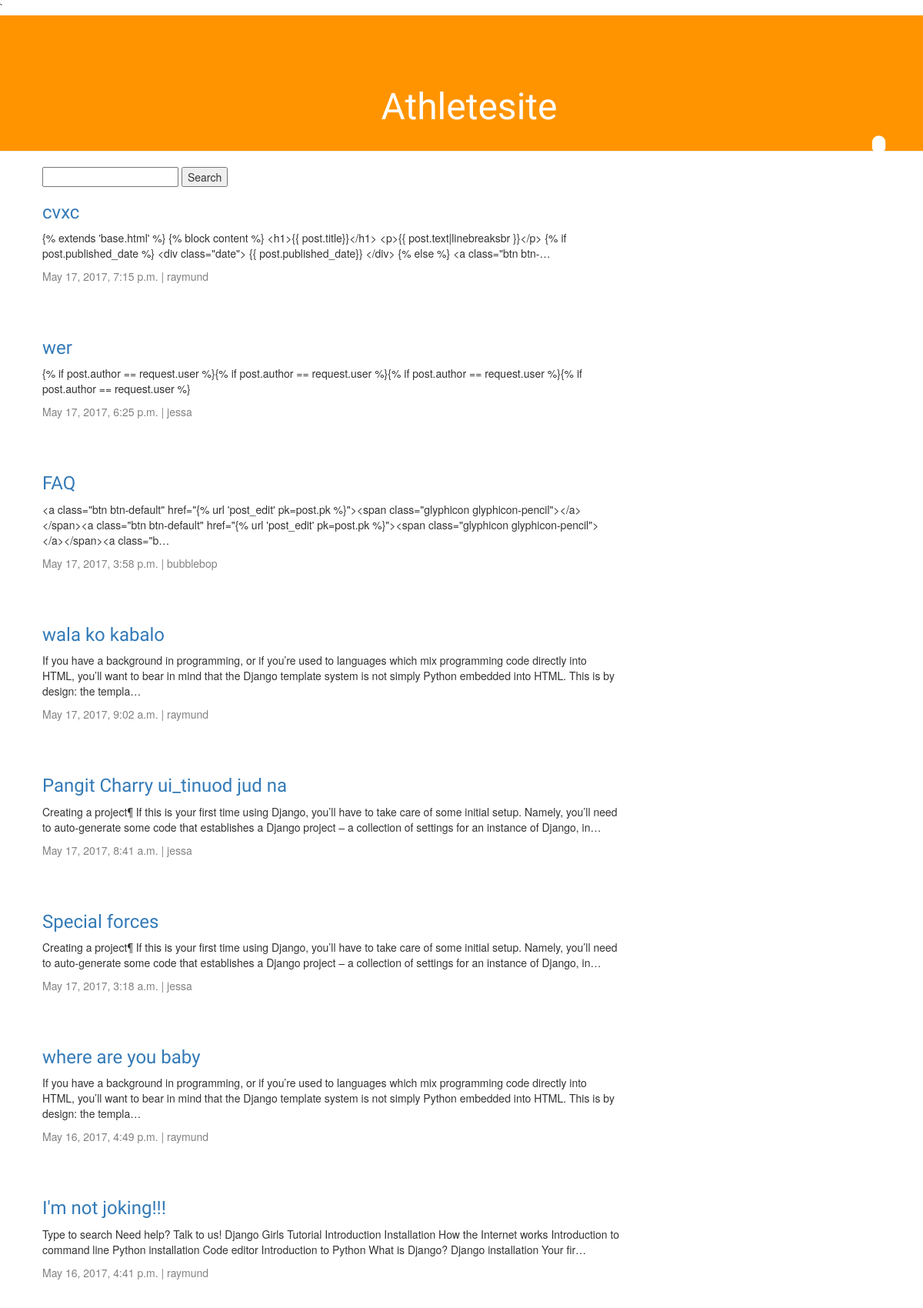
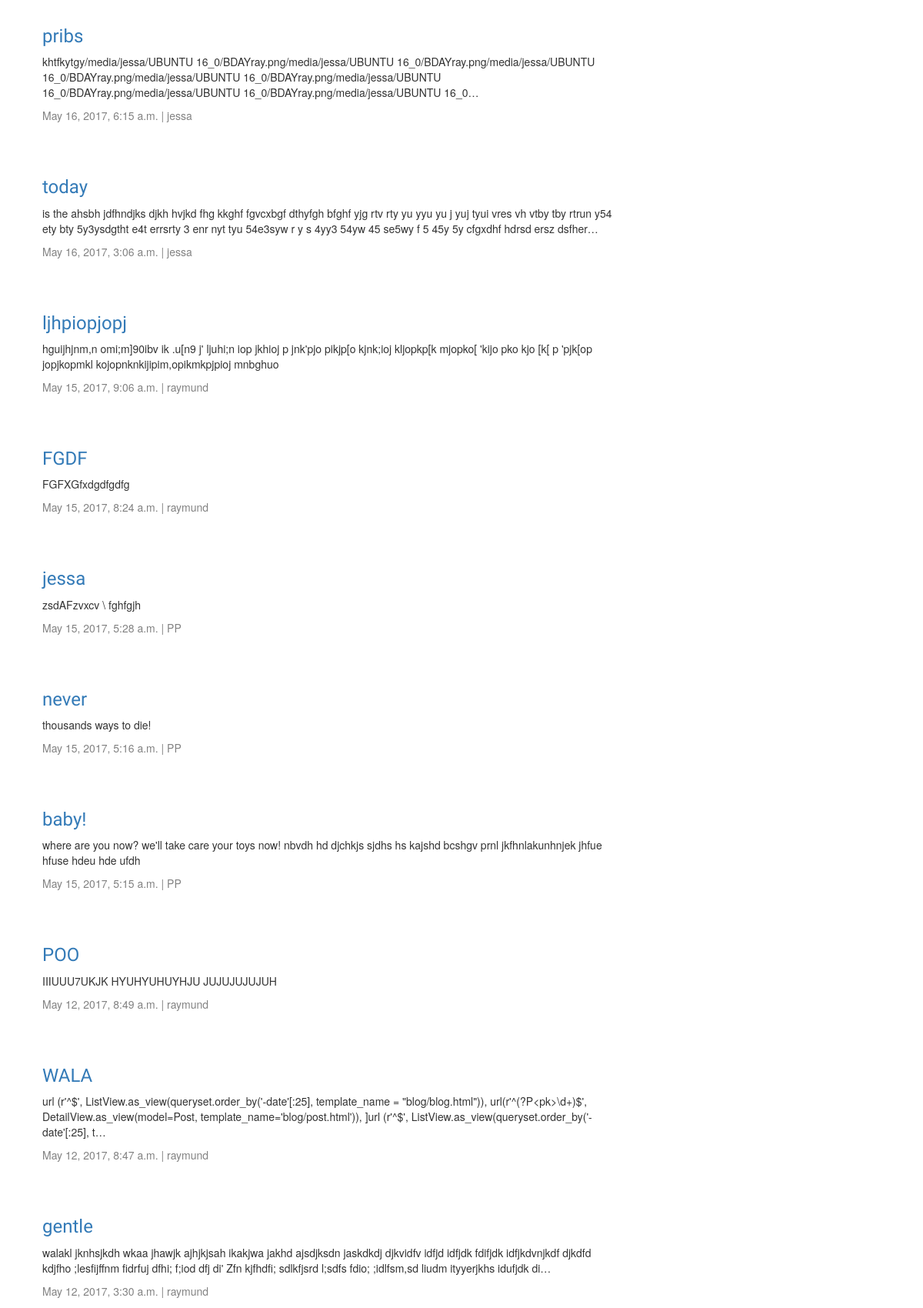
The page / (upper part) on the database its author committed (2 pictures, top to bottom).
### blog/models.py (models this page shows, shortened)
class Post(models.Model):
    author = models.ForeignKey('auth.User')
    title = models.CharField(max_length=200)
    text = models.TextField()
    created_date = models.DateTimeField(
            default=timezone.now)
    published_date = models.DateTimeField(
            blank=True, null=True)

### blog/views.py (the view)
# urls.py: url(r'^$', views.post_list, name='post_list'),
def post_list(request):
    posts = Post.objects.filter(published_date__lte=timezone.now()).order_by('-published_date')
    return render(request, 'post_list.html', {'posts': posts})

### templates/post_list.html (shortened to what this page needs)
{% extends 'base.html' %}
{% block content  %}
<form method='GET' action=''>
<input type='text' name='q' name= placeholder='Search posts'/>
<input type='submit' value='Search' />
</form>
	{% for post in posts %}
        <div class="post">
        	<h3><a href="{% url 'post_detail' pk=post.pk %}">{{ post.title }}</a></h3>
        	<p>{{ post.text|truncatechars:250 }}</p>
        	<div class="date">
            	{{ post.published_date }} | {{ post.author }}
        	</div>
    	</div>
	{% endfor %}
{% endblock content %}

### blog/static/css/Blog.css (style rules this page uses)
h1, h2, h3, h4 { font-family: 'Lobster', cursive; }
.date { color: #828282; }
.post { margin-bottom: 70px; }

### rows shown on the page
Post: title "cvxc", text "{% extends 'base.html' %} {% block content %} <h1>{{ post.title}}</h1> <p>{{ post.text|linebreaksbr }}</p> {% if post.published_date %} <div class=\"date\"> {{ post.published_date}} </div> {% else %} <a class=\"btn btn-…", published_date "May 17, 2017, 7:15 p.m.", author "raymund"
Post: title "wer", text "{% if post.author == request.user %}{% if post.author == request.user %}{% if post.author == request.user %}{% if post.author == request.user %}", published_date "May 17, 2017, 6:25 p.m.", author "jessa"
Post: title "FAQ", text "<a class=\"btn btn-default\" href=\"{% url 'post_edit' pk=post.pk %}\"><span class=\"glyphicon glyphicon-pencil\"></a></span><a class=\"btn btn-default\" href=\"{% url 'post_edit' pk=post.pk %}\"><span class=\"glyphicon glyphicon-pencil\"></a></span><a class=\"b…", published_date "May 17, 2017, 3:58 p.m.", author "bubblebop"
Post: title "wala ko kabalo", text "If you have a background in programming, or if you’re used to languages which mix programming code directly into HTML, you’ll want to bear in mind that the Django template system is not simply Python embedded into HTML. This is by design: the templa…", published_date "May 17, 2017, 9:02 a.m.", author "raymund"
Post: title "Pangit Charry ui_tinuod jud na", text "Creating a project¶ If this is your first time using Django, you’ll have to take care of some initial setup. Namely, you’ll need to auto-generate some code that establishes a Django project – a collection of settings for an instance of Django, in…", published_date "May 17, 2017, 8:41 a.m.", author "jessa"
Post: title "Special forces", text "Creating a project¶ If this is your first time using Django, you’ll have to take care of some initial setup. Namely, you’ll need to auto-generate some code that establishes a Django project – a collection of settings for an instance of Django, in…", published_date "May 17, 2017, 3:18 a.m.", author "jessa"
Post: title "where are you baby", text "If you have a background in programming, or if you’re used to languages which mix programming code directly into HTML, you’ll want to bear in mind that the Django template system is not simply Python embedded into HTML. This is by design: the templa…", published_date "May 16, 2017, 4:49 p.m.", author "raymund"
Post: title "I'm not joking!!!", text "Type to search Need help? Talk to us! Django Girls Tutorial Introduction Installation How the Internet works Introduction to command line Python installation Code editor Introduction to Python What is Django? Django installation Your fir…", published_date "May 16, 2017, 4:41 p.m.", author "raymund"
Post: title "pribs", text "khtfkytgy/media/jessa/UBUNTU 16_0/BDAYray.png/media/jessa/UBUNTU 16_0/BDAYray.png/media/jessa/UBUNTU 16_0/BDAYray.png/media/jessa/UBUNTU 16_0/BDAYray.png/media/jessa/UBUNTU 16_0/BDAYray.png/media/jessa/UBUNTU 16_0/BDAYray.png/media/jessa/UBUNTU 16_0…", published_date "May 16, 2017, 6:15 a.m.", author "jessa"
Post: title "today", text "is the ahsbh jdfhndjks djkh hvjkd fhg kkghf fgvcxbgf dthyfgh bfghf yjg rtv rty yu yyu yu j yuj tyui vres vh vtby tby rtrun y54 ety bty 5y3ysdgtht e4t errsrty 3 enr nyt tyu 54e3syw r y s 4yy3 54yw 45 se5wy f 5 45y 5y cfgxdhf hdrsd ersz dsfher…", published_date "May 16, 2017, 3:06 a.m.", author "jessa"
Post: title "ljhpiopjopj", text "hguijhjnm,n omi;m]90ibv ik .u[n9 j' ljuhi;n iop jkhioj p jnk'pjo pikjp[o kjnk;ioj kljopkp[k mjopko[ 'kijo pko kjo [k[ p 'pjk[op jopjkopmkl kojopnknkijipim,opikmkpjpioj mnbghuo", published_date "May 15, 2017, 9:06 a.m.", author "raymund"
Post: title "FGDF", text "FGFXGfxdgdfgdfg", published_date "May 15, 2017, 8:24 a.m.", author "raymund"
Post: title "jessa", text "zsdAFzvxcv \\ fghfgjh", published_date "May 15, 2017, 5:28 a.m.", author "PP"
Post: title "never", text "thousands ways to die!", published_date "May 15, 2017, 5:16 a.m.", author "PP"
Post: title "baby!", text "where are you now? we'll take care your toys now! nbvdh hd djchkjs sjdhs hs kajshd bcshgv prnl jkfhnlakunhnjek jhfue hfuse hdeu hde ufdh", published_date "May 15, 2017, 5:15 a.m.", author "PP"
Post: title "POO", text "IIIUUU7UKJK HYUHYUHUYHJU JUJUJUJUJUH", published_date "May 12, 2017, 8:49 a.m.", author "raymund"
Post: title "WALA", text "url (r'^$', ListView.as_view(queryset.order_by('-date'[:25], template_name = \"blog/blog.html\")), url(r'^(?P<pk>\\d+)$', DetailView.as_view(model=Post, template_name='blog/post.html')), ]url (r'^$', ListView.as_view(queryset.order_by('-date'[:25], t…", published_date "May 12, 2017, 8:47 a.m.", author "raymund"
Post: title "gentle", text "walakl jknhsjkdh wkaa jhawjk ajhjkjsah ikakjwa jakhd ajsdjksdn jaskdkdj djkvidfv idfjd idfjdk fdifjdk idfjkdvnjkdf djkdfd kdjfho ;lesfijffnm fidrfuj dfhi; f;iod dfj di' Zfn kjfhdfi; sdlkfjsrd l;sdfs fdio; ;idlfsm,sd liudm ityyerjkhs idufjdk di…", published_date "May 12, 2017, 3:30 a.m.", author "raymund"
